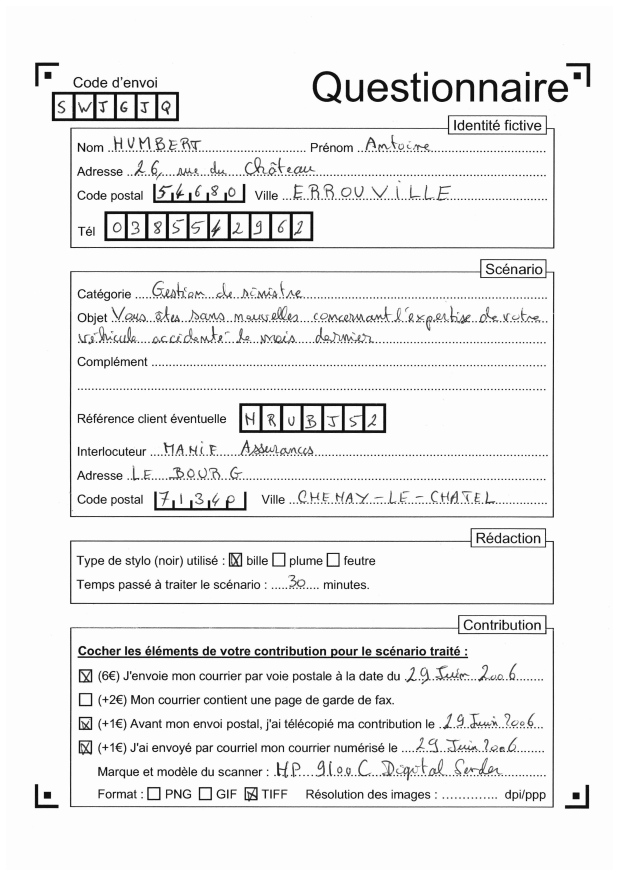
#> input picture src/notebooks/test.png, 2477 x 3504 px (shown at 1/4 size); its folder holds only this picture in this run
$ python -i feature_extraction.py   (imports and definitions only)
#> lines starting #> are read from the running program, lines starting #| are printed output that depends on the picture
#> further down, picture is the input picture: shape (3504, 2477, 3); min 0, max 255, mean 238.8
from PIL import Image
from typing import Tuple
from time import perf_counter, time
import cv2
import numpy as np
from typing import Tuple, Union, Any
import zlib
from pathlib import Path
from src.utils.logging import FileWriter
from scipy.fftpack import dct

import pytesseract #for ocr
pytesseract.pytesseract.tesseract_cmd = r'//vms-e34n-databr/2025-handwriting\programs\tesseract\tesseract.exe'

from src.utils.file_utils import serialize_keypoints

ModeImage = Union[Image.Image, np.ndarray]

# [451 lines left out: functions _normalize_mode, load_image, show_image, crop_patch, _order_quad, crop_quad_mask and 12 more, not called in this run]

def phash_hamming_distance(a_bool, b_bool):
    # a_bool, b_bool are uint8 arrays of 0/1
    return int(np.bitwise_xor(a_bool, b_bool).sum())

# normalized cross-correlation
# [13 lines left out: functions ncc, edge_iou, not called in this run]

#checksum functions
def binarize_for_checksum(img, target=64):
    """
    Prepare a stable binary representation:
      - downscale to (target, target)
      - mild blur to stabilize noise
      - Otsu threshold to binary
    """
#> called with target = 64
    small = cv2.resize(img, (target, target), interpolation=cv2.INTER_AREA)
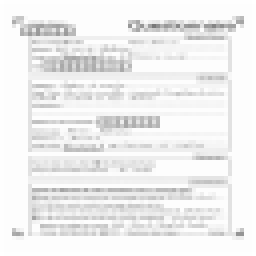
#> small: shape (64, 64, 3) (shown 4 times larger); min 121, max 255, mean 238.8
    small = cv2.GaussianBlur(small, (3,3), 0)
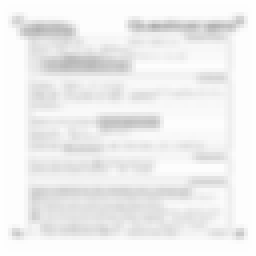
#> small: shape (64, 64, 3) (shown 4 times larger); min 177, max 254, mean 238.8
#> (the run stopped early here; a loop or call above may not have finished)
